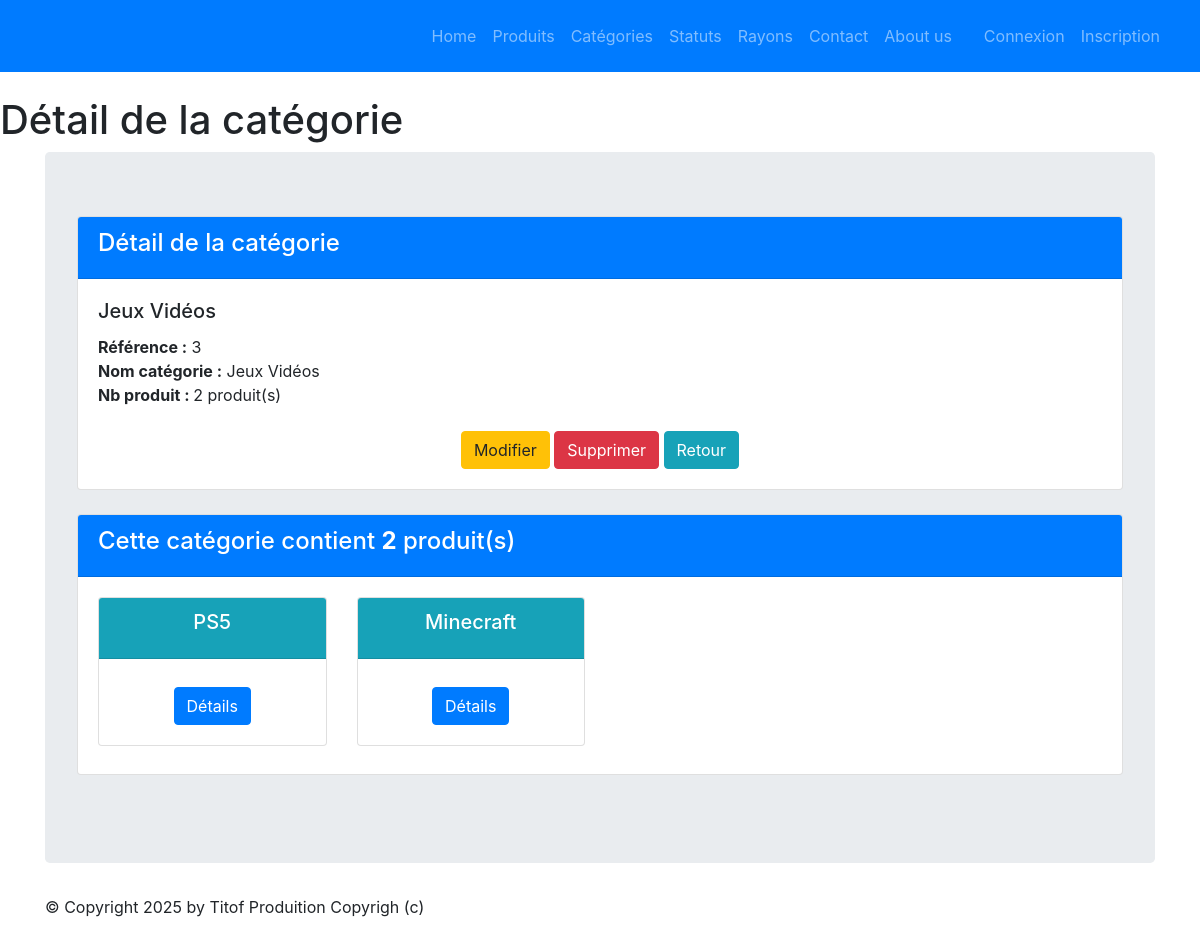
/monApp/categorie/3/, run on the app's committed database.
### monApp/models.py (models this page shows, shortened)
class Categorie(models.Model):
    idCat = models.AutoField(primary_key=True)
    nomCat = models.CharField(max_length=100)

class Produit(models.Model):
    refProd = models.AutoField(primary_key=True)
    intituleProd = models.CharField(max_length=200)
    prixUnitaireProd = models.DecimalField(max_digits=10, decimal_places=2)
    dateFabProd = models.DateField(default=date.today)
    categorie = models.ForeignKey(Categorie, on_delete=models.CASCADE, related_name="produits_categorie", null=True, blank=True)
    status = models.ForeignKey(Statut, on_delete=models.CASCADE, related_name="produits_status",null=True, blank=True)

### monApp/views.py (the view)
# urls.py: path("categorie/<pk>/", views.CategorieDetailView.as_view(), name="dtl_cat"),
class CategorieDetailView(DetailView):
    model = Categorie
    template_name = "monApp/detail_categorie.html"
    context_object_name = "cat"
    def get_queryset(self):
        return Categorie.objects.annotate(nb_produits=Count('produits_categorie'))
    def get_context_data(self, **kwargs):
        context = super(CategorieDetailView, self).get_context_data(**kwargs)
        context['titremenu'] = "Détail de la catégorie"
        context['prdts'] = self.object.produits_categorie.all()
        return context

### monApp/templates/monApp/detail_categorie.html (shortened to what this page needs)
{% extends 'monApp/base.html' %}
{% block menu %}
    <h1>{{ titremenu }}</h1>
{% endblock %}
{% block contenu %}
<div class="card mb-4">
    <div class="card-header bg-primary text-white">
        <h4>Détail de la catégorie</h4>
    </div>
    <div class="card-body">
        <h5 class="card-title">{{ cat.nomCat }}</h5>
        <ul class="list-unstyled">
            <li><strong>Référence :</strong> {{ cat.idCat }}</li>
            <li><strong>Nom catégorie :</strong> {{ cat.nomCat }}</li>
            <li><strong>Nb produit : </strong>{{ cat.nb_produits }} produit(s)</li>
        </ul>
        <div class="car-footer text-center">
            <a href="{% url 'cat-chng' cat.idCat %}" class="btn btn-warning mt-2">Modifier</a>
            <a href="{% url 'dlt-cat' cat.idCat %}" class="btn btn-danger mt-2">Supprimer</a>
            <a href="{% url 'lst_cats'%}" class="btn btn-info mt-2">Retour</a>
        </div>
    </div>
</div>
<div class="card mb-4">
    <div class="card-header bg-primary text-white">
        <h4>Cette catégorie contient <strong>{{ cat.nb_produits }}</strong> produit(s)</h4>
    </div>
    <div class="card-body">
        <div class="row">
            {% if prdts %}
            {% for prdt in prdts %}
            <div class="col-sm-3">
                <div class="card mb-2 text-center">
                    <div class="card-header bg-info text-white">
                        <h5 class="card-title">{{ prdt.intituleProd }}</h5>
                    </div>
                    <div class="card-body">
                        <a href="{% url 'dtl_prdt' prdt.refProd %}" class="btn btn-primary mt-2">Détails</a>
                    </div>
                </div>
            </div>
            {% endfor %}
            {% else %}
            <p class="text-muted">Aucun produit trouvé pour cette catégorie.</p>
            {% endif %}
        </div>
    </div>
</div>
{% endblock %}

### data on the page
Categorie: nomCat "Jeux Vidéos", idCat "3", nb_produits "2"
Produit: intituleProd "PS5"
Produit: intituleProd "Minecraft"

### other printed values
{{ titremenu }} "Détail de la catégorie"
